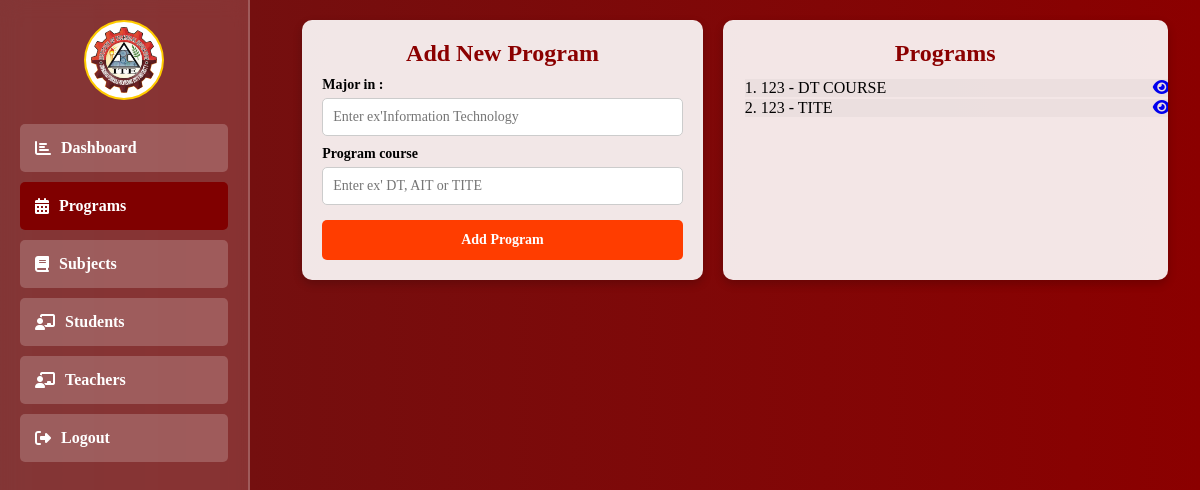
Before: /admin/program.php (signed in) with the older database file.
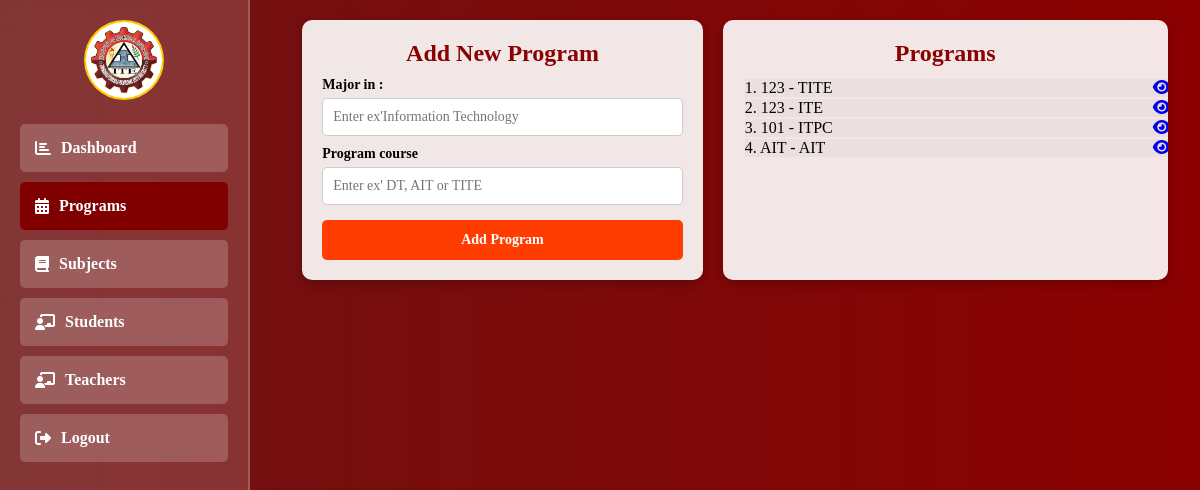
After: the same page with the newer database file.
### tables this page shows
CREATE TABLE `programs` (
  `id` int(11) NOT NULL,
  `program_name` varchar(100) NOT NULL,
  `program_code` varchar(50) NOT NULL
);

### admin/admin_function.php (called while the page is built, shortened)
<?php
include "../db_connect.php";
function GetProgramList()
{
    global $pdo;
    $stmt = $pdo->prepare("SELECT * FROM programs");
    $stmt->execute();
    return $stmt->fetchAll();
}
?>

### admin/program.php (the view, shortened to what this page needs)
<?php
include "../db_connect.php";
include "./admin_function.php";
?>
<!DOCTYPE html>
<html lang="en">
<head>
    <link rel="stylesheet" href="https://cdnjs.cloudflare.com/ajax/libs/font-awesome/6.2.0/css/all.css">
</head>
<body>
    <div class="sidebar">
        <div class="profile-info">
            <img src="../images/ITE.png" alt="Profile Icon" class="profile-icon">
        </div>
        <div class="sidebar-item">
            <a href="./index.php"><i class="fas fa-chart-bar"></i> Dashboard</a>
        </div>
        <div class="sidebar-item" style="background-color: maroon;">
            <a href="./Program.php"><i class="fas fa-calendar-alt"></i> Programs</a>
        </div>
        <div class="sidebar-item">
            <a href="./subjects.php"><i class="fas fa-book"></i> Subjects</a>
        </div>
        <div class="sidebar-item">
            <a href="./students.php"><i class="fas fa-chalkboard-teacher"></i> Students</a>
        </div>
        <div class="sidebar-item">
            <a href="./teachers.php"><i class="fas fa-chalkboard-teacher"></i>Teachers</a>
        </div>
        <div class="sidebar-item">
            <a href="./logout.php"><i class="fas fa-sign-out-alt"></i> Logout</a>
        </div>
    </div>
    <div class="content">
        <div class="dashboard-container">
            <div class="card">
                <h2>Add New Program</h2>
                <form action="" method="post">
                    <label>Major in :</label>
                    <input type="text" name="program-name" required placeholder="Enter ex'Information Technology">
                    <label for="department">Program course</label>
                    <input type="text" name="department-name" required placeholder="Enter ex' DT, AIT or TITE">
                    <input type="submit" name="program_id" value="Add Program">
                </form>
            </div>
            <div class="card_table">
                <h2>Programs</h2>
                <table class="table table-striped table-bordered">
                    <tbody>
                        <?php
                        $list = GetProgramList();
                        foreach ($list as $index => $program) { ?>
                            <tr>
                                <td>
                                    <?php echo ($index + 1) . '. ' . htmlspecialchars($program['program_code']) . ' - ' . htmlspecialchars($program['program_name']); ?>
                                    <div>
                                        <a href="#" onclick="openModal(<?php echo $program['id']; ?>)"><i
                                                class="fa fa-eye"></i></a>
                                    </div>
                                </td>
                            </tr>
                        <?php } ?>
                    </tbody>
                </table>
            </div>
        </div>
    </div>
</body>
</html>

Changed rows visible on the page:
removed programs: program_code "123", program_name "DT COURSE"
added programs: program_code "123", program_name "ITE"
added programs: program_code "101", program_name "ITPC"
added programs: program_code "AIT", program_name "AIT"
